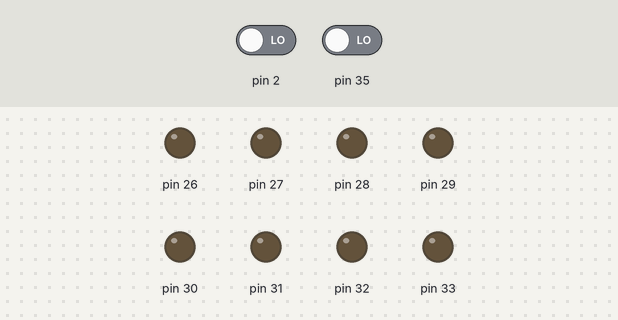
Simulated run of this sketch. Board: Arduino Mega 2560, built with avr-gcc and run on an emulated ATmega2560. Shown: output pins drawn as LEDs (lit = HIGH). Dashed ring = blinking. Inputs (shaded band) come from the test bench; at power-on: pin 2 LOW, pin 35 LOW.

Above: at 1.2 s.
1.3 s: pin 2 driven HIGH
At 1.6 s:
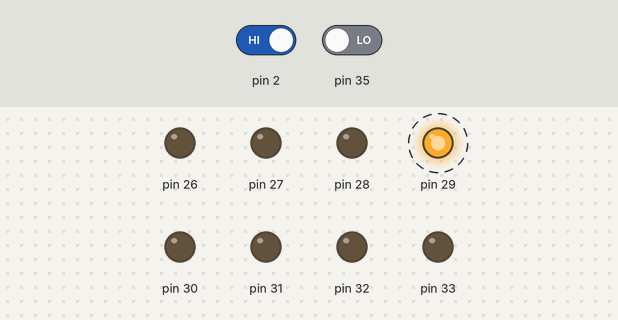
4.3 s: pin 35 driven HIGH
At 4.8 s:
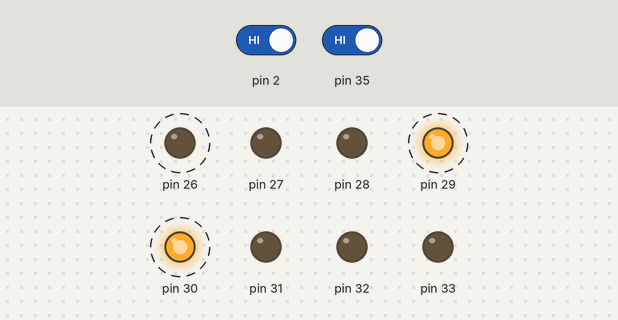
7.3 s: pin 2 driven LOW
At 8.0 s:
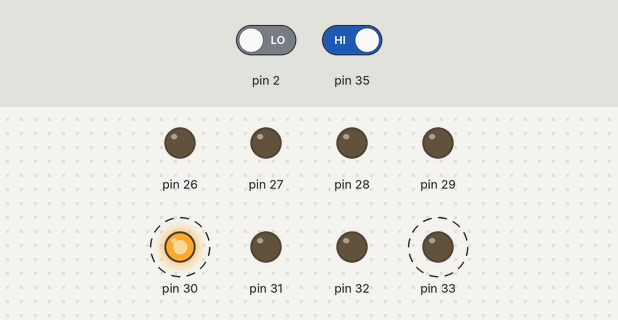
10.3 s: pin 35 driven LOW
At 10.3 s:
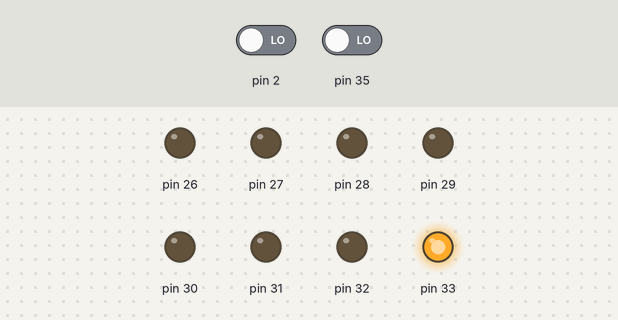
Timing chart, 0 to 12.9 s (numbered marks = the images above; inputs shaded):
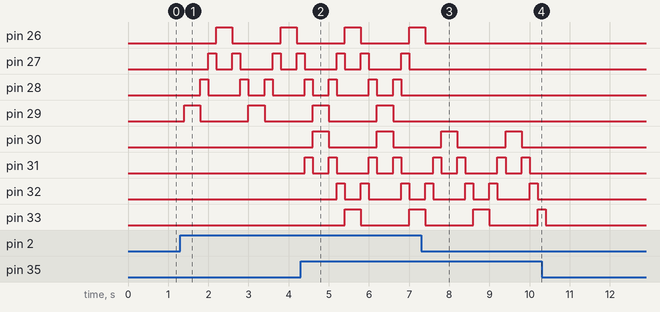

Measured:
- after the input at 1.3 s, pin 26: alternates HIGH for 0.40 s and LOW for 1.2 s, starting after 0.90 s; pin 27: goes HIGH 0.20 s, LOW 0.40 s, HIGH 0.20 s, LOW 0.80 s, HIGH 0.20 s, LOW 0.40 s, then HIGH, starting after 0.70 s
- after the input at 4.3 s, pin 30: alternates HIGH for 0.40 s and LOW for 1.2 s, starting after 0.30 s; pin 31: LOW → HIGH after 0.10 s, → LOW 0.20 s later, → HIGH 0.40 s later, → LOW 0.20 s later, … (8 changes in this stretch)
- after the input at 7.3 s, pin 26: goes on until 7.4 s, then stays LOW; pin 27–29: stops changing and stays LOW
- after the input at 10.3 s, pin 30: stays LOW (without the input it goes to HIGH after 0.70 s); pin 31, pin 32: stops changing and stays LOW

The sketch:

Zadatak1.ino
```cpp
int brojac = 0;
bool kaCentru = false;
void setup() {
  // put your setup code here, to run once:
  for(int i = 0; i < 8; i++)
  {
    pinMode(26+ i, OUTPUT);
    digitalWrite(26 + i, LOW);
  }
}


void loop() {
  int sw1 = digitalRead(2);
 int sw2 = digitalRead(35);
  if(kaCentru)
  {
    if(sw1 == HIGH)
      digitalWrite(26 + brojac, HIGH);
    if(sw2 == HIGH)
      digitalWrite(33 - brojac, HIGH);

    delay(200);
    if(sw1 == HIGH)
      digitalWrite(26 + brojac, LOW);
    if(sw2 == HIGH)
      digitalWrite(33 - brojac, LOW);
  }
  else
  {


    if(sw2 == HIGH)
      digitalWrite(30 + brojac, HIGH);
    if(sw1 == HIGH)
      digitalWrite(29 - brojac, HIGH);

    delay(200);
    if(sw2 == HIGH)
      digitalWrite(30 + brojac, LOW);
    if(sw1 == HIGH)
      digitalWrite(29 - brojac, LOW);
  }

  brojac++;
  if(brojac == 4)
  {
    brojac = 0;
    kaCentru = !kaCentru;
  }
}
```
